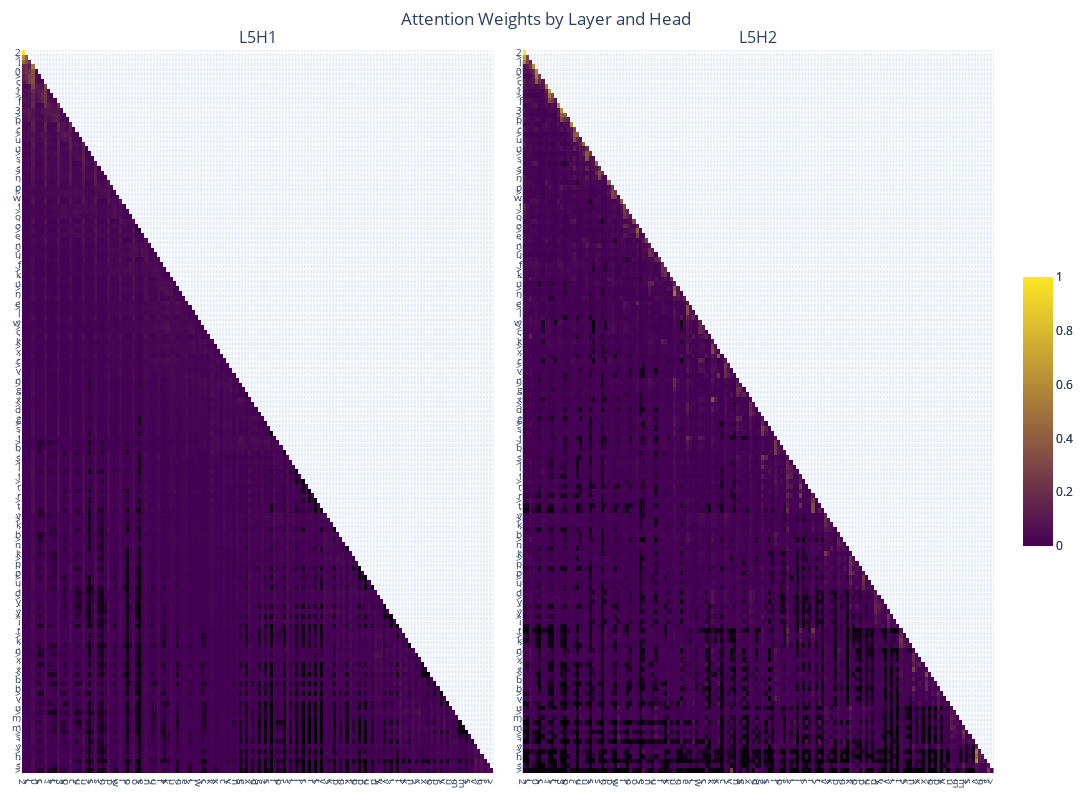

Notebook code for this chart:
### Markdown cell above
### Layer 5

### Code cell
weights = [attn_weight.detach().cpu().numpy()[0] for attn_weight in attn_weights]
plotly_fig = get_fig(weights, list(prompt), base_height=800, selected_layers=[4], selected_heads=[0, 1], selected_x_toks=list(range(150)), selected_y_toks=list(range(150)))
plotly_fig.write_html("assets/l5_attn_map.html")
plotly_fig.show()

### Figure 1 — Plotly figure (JSON) as saved in the notebook; plotly's stock layout.template omitted (floating-point values rounded to 4 significant figures; data arrays with more than 128 entries replaced by an {"elided": "..."} marker saying what was removed)
{"data": [{"colorbar": {"len": 0.4}, "colorscale": [[0, "black"], [0.001, "rgb(68,1,84)"], [1, "rgb(253,231,37)"]], "type": "heatmap", "x": {"elided": "150 int values"}, "xaxis": "x", "y": {"elided": "150 int values"}, "yaxis": "y", "z": {"elided": "150x150 float values"}, "zmax": 1, "zmin": 0}, {"colorbar": {"len": 0.4}, "colorscale": [[0, "black"], [0.001, "rgb(68,1,84)"], [1, "rgb(253,231,37)"]], "type": "heatmap", "x": {"elided": "150 int values"}, "xaxis": "x2", "y": {"elided": "150 int values"}, "yaxis": "y2", "z": {"elided": "150x150 float values"}, "zmax": 1, "zmin": 0}], "layout": {"annotations": [{"font": {"size": 16}, "showarrow": false, "text": "L5H1", "x": 0.2425, "xanchor": "center", "xref": "paper", "y": 1, "yanchor": "bottom", "yref": "paper"}, {"font": {"size": 16}, "showarrow": false, "text": "L5H2", "x": 0.7575, "xanchor": "center", "xref": "paper", "y": 1, "yanchor": "bottom", "yref": "paper"}], "height": 800, "margin": {"b": 20, "l": 20, "r": 20, "t": 50}, "showlegend": false, "title": {"text": "Attention Weights by Layer and Head", "x": 0.5}, "width": 1600, "xaxis": {"anchor": "y", "domain": [0, 0.485], "tickfont": {"size": 10}, "tickmode": "array", "ticktext": {"elided": "150 str values"}, "tickvals": {"elided": "150 int values"}, "type": "linear"}, "xaxis2": {"anchor": "y2", "domain": [0.515, 1], "tickfont": {"size": 10}, "tickmode": "array", "ticktext": {"elided": "150 str values"}, "tickvals": {"elided": "150 int values"}, "type": "linear"}, "yaxis": {"anchor": "x", "autorange": "reversed", "domain": [0, 1], "tickfont": {"size": 10}, "tickmode": "array", "ticktext": {"elided": "150 str values"}, "tickvals": {"elided": "150 int values"}, "type": "linear"}, "yaxis2": {"anchor": "x2", "autorange": "reversed", "domain": [0, 1], "tickfont": {"size": 10}, "tickmode": "array", "ticktext": {"elided": "150 str values"}, "tickvals": {"elided": "150 int values"}, "type": "linear"}}}
